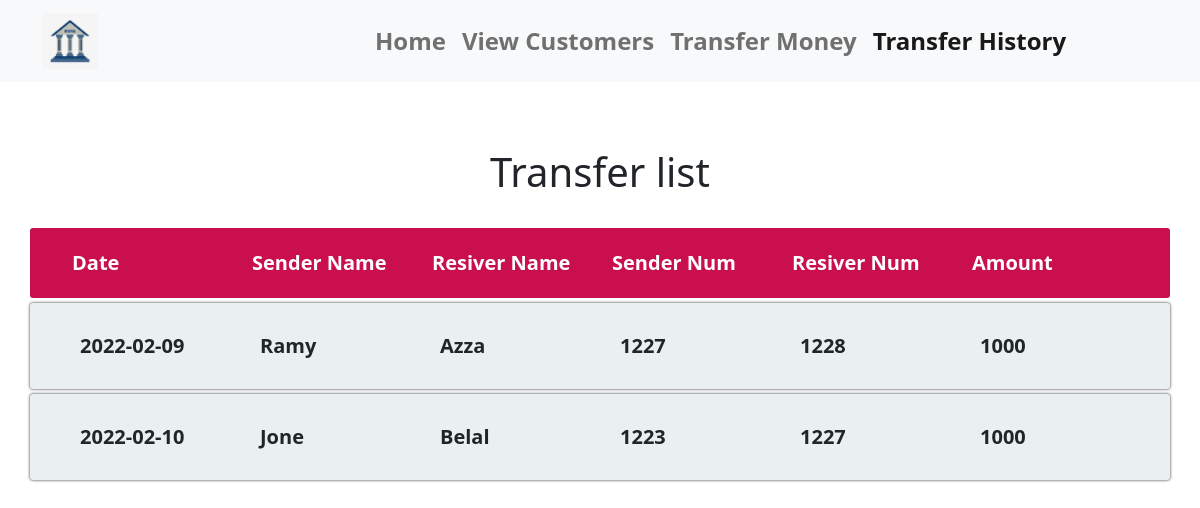
Page /transferlist.php on the committed database.
### tables this page shows
CREATE TABLE `list` (
  `id` int(11) NOT NULL,
  `date` date NOT NULL,
  `sender_name` varchar(200) NOT NULL,
  `resiver_name` varchar(200) NOT NULL,
  `sender_num` int(11) NOT NULL,
  `resever_num` int(11) NOT NULL,
  `amount` double NOT NULL
);

### lib/db.php (called while the page is built, shortened)
<?php
function showtransferlist(){
    $sql = "SELECT * FROM `list`";
    $query = mysqli_query($GLOBALS['connection'],$sql);
    while($row = mysqli_fetch_assoc($query)){
        $data[]= $row;
    }
    return (!empty($data))?$data:[];
}
?>

### transferlist.php (the view, shortened to what this page needs)
<?php
require "./lib/db.php";
$data=showtransferlist();
?>
<!DOCTYPE html>
<html lang="en">
<head>
    <link rel="stylesheet" href="style.css">
    <link
      rel="stylesheet"
      href="./bootstrap-5.1.0-dist/css/bootstrap.min.css"
    />
</head>
<body>
<nav class="navbar navbar-expand-lg navbar-light bg-light w-100 position-fixed">
      <div class="container">
        <a class="navbar-brand" href="home.php"><img class="w-25" src="./image//logo.png" alt=""></a>
        <div class="collapse navbar-collapse fs-4 fw-bold" id="navbarSupportedContent">
          <ul class="navbar-nav m-auto mb-2 mb-lg-0 text-black">
            <li class="nav-item">
              <a class="nav-link" aria-current="page" href="home.php">Home</a>
            </li>
            <li class="nav-item">
              <a class="nav-link" href="view.php">View Customers</a>
            </li>
            <li class="nav-item">
              <a class="nav-link" href="transfer.php">Transfer Money</a>
            </li>
            <li class="nav-item">
              <a class="nav-link active" href="transferlist.php">Transfer History</a>
            </li>
          </ul>
        </div>
      </div>
    </nav>
<div class="container pt-5">
    <div class="table form">
    <h1 class="text-center pb-4">Transfer list</h1>
        <div class="t-head row">
            <div class="head  col-md-2">Date</div>
            <div class="head  col-md-2">Sender Name</div>
            <div class="head  col-md-2">Resiver Name</div>
            <div class="head  col-md-2">Sender Num</div>
            <div class="head  col-md-2">Resiver Num</div>
            <div class="head  col-md-2">Amount</div>
        </div>
        <?php foreach($data as $row):?>
        <div class="t-row row">
            <div class="head   col-md-2"><div><?= $row['date']?></div></div>
            <div class="head   col-md-2"><div> <?= $row['sender_name']?></div></div>
            <div class="head   col-md-2"><div><?= $row['resiver_name']?></div></div>
            <div class="head   col-md-2"><div><?= $row['sender_num']?></div></div>
            <div class="head   col-md-2"><div> <?= $row['resever_num']?></div></div>
            <div class="head   col-md-2"><div> <?= $row['amount']?></div></div>
        </div>
        <?php endforeach;?>
    </div>
</body>
</html>

### style.css (style rules this page uses)
* { box-sizing: border-box; padding: 0; margin: 0; }
body { font-family: "Nunito", sans-serif; }
.t-head { background: #c90f4d; border-radius: 3px; padding: 20px 30px; margin-bottom: 5px; }
.t-row { background: #eaeff0; border-radius: 3px; padding: 20px 30px; margin-bottom: 5px; }
.t-head .head { font-size: 20px; color: #fff; font-weight: bold; }
.t-row { font-size: 20px; font-weight: bold; box-shadow: 0px 0px 3px 0px; }
.form { padding-top: 100px; }

### rows in the picture
list: date "2022-02-09", sender_name "Ramy", resiver_name "Azza", sender_num "1227", resever_num "1228", amount "1000"
list: date "2022-02-10", sender_name "Jone", resiver_name "Belal", sender_num "1223", resever_num "1227", amount "1000"
